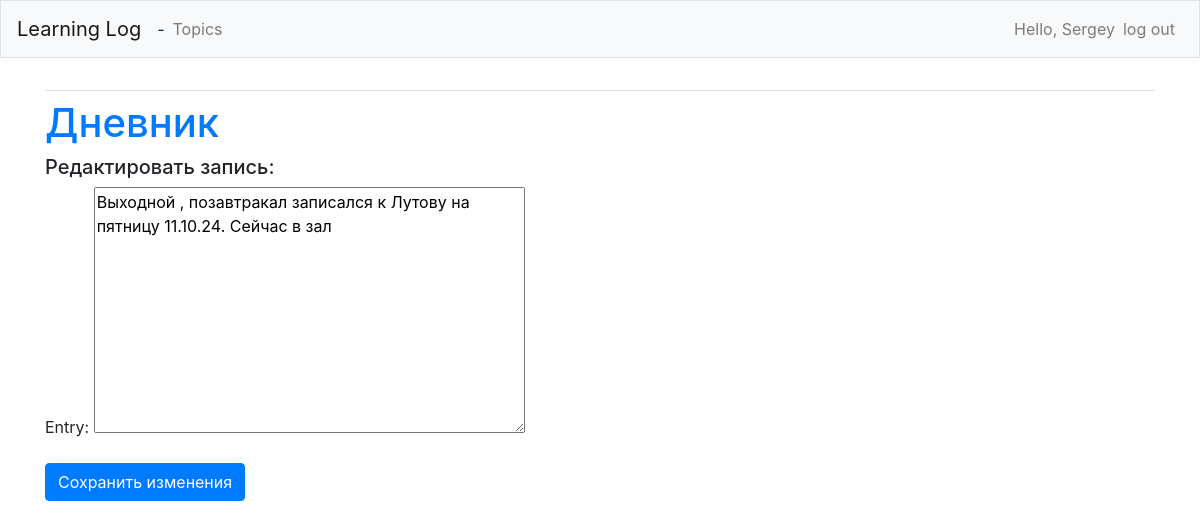
The page /edit_entry/18/ (signed in) on the database its author committed.
### learning_logs/models.py (models this page shows, shortened)
class Topic(models.Model):
    text = models.CharField(max_length=200) # блок данных, состоящий из символов, то есть текст
    date_added = models.DateTimeField(auto_now_add=True) # блок данных для хранения даты и времени
    owner = models.ForeignKey(User, on_delete=models.CASCADE)
    def __str__(self):
        return self.text

class Entry(models.Model):
    topic = models.ForeignKey(Topic, on_delete=models.CASCADE)
    text = models.TextField()
    date_added = models.DateTimeField(auto_now_add=True)
    class Meta:
        verbose_name_plural = 'entries'

### learning_logs/views.py (the view)
@login_required()
def edit_entry(request, entry_id):
    entry = Entry.objects.get(id=entry_id)
    topic = entry.topic
    if topic.owner != request.user:
        raise Http404
    if request.method != 'POST':
        form =EntryForm(instance=entry)
    else:
        form = EntryForm(instance=entry, data=request.POST)
        if form.is_valid():
            form.save()
            return redirect('learning_logs:topic', topic_id=topic.id)
    context = {'entry': entry, 'topic': topic, 'form': form}
    return render(request, 'learning_logs/edit_entry.html', context)

### learning_logs/forms.py
class EntryForm(forms.ModelForm):
    class Meta:
        model = Entry
        fields = ['text']
        labels = {'text': 'Entry:'}
        widgets = {'text': forms.Textarea(attrs={'colos': 80})}

### learning_logs/templates/learning_logs/edit_entry.html (shortened to what this page needs)
{% extends 'learning_logs/base.html' %}
{% block content %}
  <h1><a href="{% url 'learning_logs:topic' topic.id %}">{{ topic }}</a></h1>
  <h5>Редактировать запись:</h5>
  <form action="{% url 'learning_logs:edit_entry' entry.id %}" method='post'>
    {{ form.as_p }}
    <button name="submit" class="btn btn-primary">Сохранить изменения</button>
  </form>
{% endblock content %}

### learning_logs/templates/learning_logs/base.html (shortened to what this page needs)
{% load bootstrap4 %}
<!DOCTYPE html>
<html lang="en">
<head>
    {% bootstrap_css %}
</head>
<body>
  <nav class="navbar navbar-expand-md navbar-light bg-light mb-4 border">
    <a class="navbar-brand" href="{% url 'learning_logs:index' %}">Learning Log</a> -
    <div class="collapse navbar-collapse" id="navbarCollapse">
        <ul class="navbar-nav mr-auto">
            <li class="nav-item">
                <a class="nav-link" href="{% url 'learning_logs:topics' %}">Topics</a>
            </li>
        </ul>
        <ul class="navbar-nav ml-auto">
            {%if user.is_authenticated %}
            <li class="nav-item">
                <span class="navbar-text">Hello, {{ user.username }}</span>
            </li>
            <li class="nav-item">
                <a class="nav-link" href="{% url 'users:logout' %}">log out</a>
            </li>
            {% endif %}
        </ul>
    </div>
  </nav>
  <main role="main" class="container">
      <div class="pb-2 mb-2 border-bottom">
      </div>
      <div>
          {% block content %}{% endblock content %}
      </div>
  </main>
</body>
</html>

### rows shown on the page
Topic: text "Дневник"
Entry: text "Выходной , позавтракал записался к Лутову на пятницу 11.10.24. Сейчас в зал"

### other values the page prints
{{ user.username }} "Sergey"
